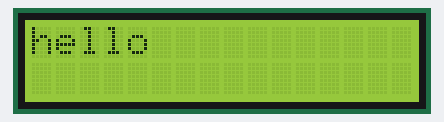
A sketch run on a simulated Arduino Uno, built with avr-gcc and run on an emulated ATmega328P. Parts: 16×2 character LCD.

Above: at 0.1 s.
At 1.1 s:
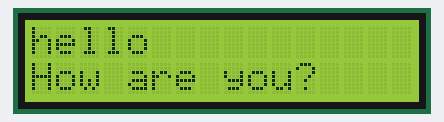
At 3.1 s:
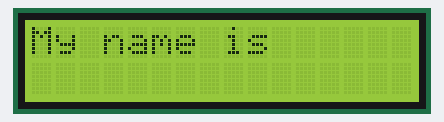
At 4.2 s:
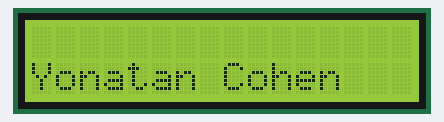
At 8.4 s:
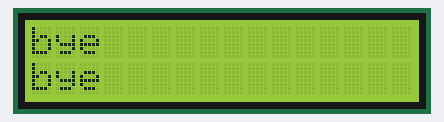
At 11.4 s:
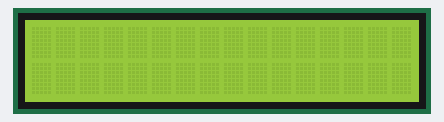

The sketch:

LCD_I2C_Demo.ino
```cpp
/*
  LCD Display with I2C Interface Demo
  lcd-i2c-demo.ino
  Use NewLiquidCrystal Library
  DroneBot Workshop 2018
  https://dronebotworkshop.com
*/

// Include Wire Library for I2C
#include <Wire.h>
// Include NewLiquidCrystal Library for I2C
#include <LiquidCrystal_I2C.h>

// Define LCD pinout
const int  en = 2, rw = 1, rs = 0, d4 = 4, d5 = 5, d6 = 6, d7 = 7, bl = 3;

// Define I2C Address - change if reqiuired
const int i2c_addr = 0x27;

LiquidCrystal_I2C lcd(i2c_addr, en, rw, rs, d4, d5, d6, d7, bl, POSITIVE);

void setup()
{
  // Set display type as 16 char, 2 rows
  lcd.begin(16,2);

  // Print on first row
  lcd.setCursor(0,0);
  lcd.print("hello");

  // Wait 1 second
  delay(1000);

  // Print on second row
  lcd.setCursor(0,1);
  lcd.print("How are you?");

  // Wait 2 seconds
  delay(2000);

  // Clear the display
  lcd.clear();
}


void loop()
{
  // scroll
  lcd.setCursor(0,0);
  lcd.print("My name is");
  delay(1000);
  lcd.clear();
  lcd.setCursor(0,1);
  lcd.print("Yonatan Cohen");
  delay(1000);

  // scroll 13 positions (string length + display length) to the right
  for (int i = 0; i < 13; i++)
  {
    // scroll one position left:
    lcd.scrollDisplayLeft();
    // wait a bit
    delay(250);
  }

  // clear screen
  lcd.clear();

  // flash backlight
  lcd.setCursor(0,0);
  lcd.print("bye");
  lcd.setCursor(0,1);
  lcd.print("bye");

  delay(1000);

  // flash backlight 4 times
  for(int i = 0; i< 4; i++)
  {
    lcd.backlight();
    delay(250);
    lcd.noBacklight();
    delay(250);
  }

  lcd.clear();

  // turn backlight on
  lcd.backlight();
  delay(1000);
}
```

Measured:
- by itself, everything shown: repeats every 9.3 s, in 24 steps
- what the display in image 1 shows lasts 2.0 s, from 1.1 s to 3.1 s
- what the display in image 2 shows lasts 1.0 s, from 3.1 s to 4.1 s
- what the display in image 4 shows lasts 1.2 s, from 8.4 s to 9.6 s
